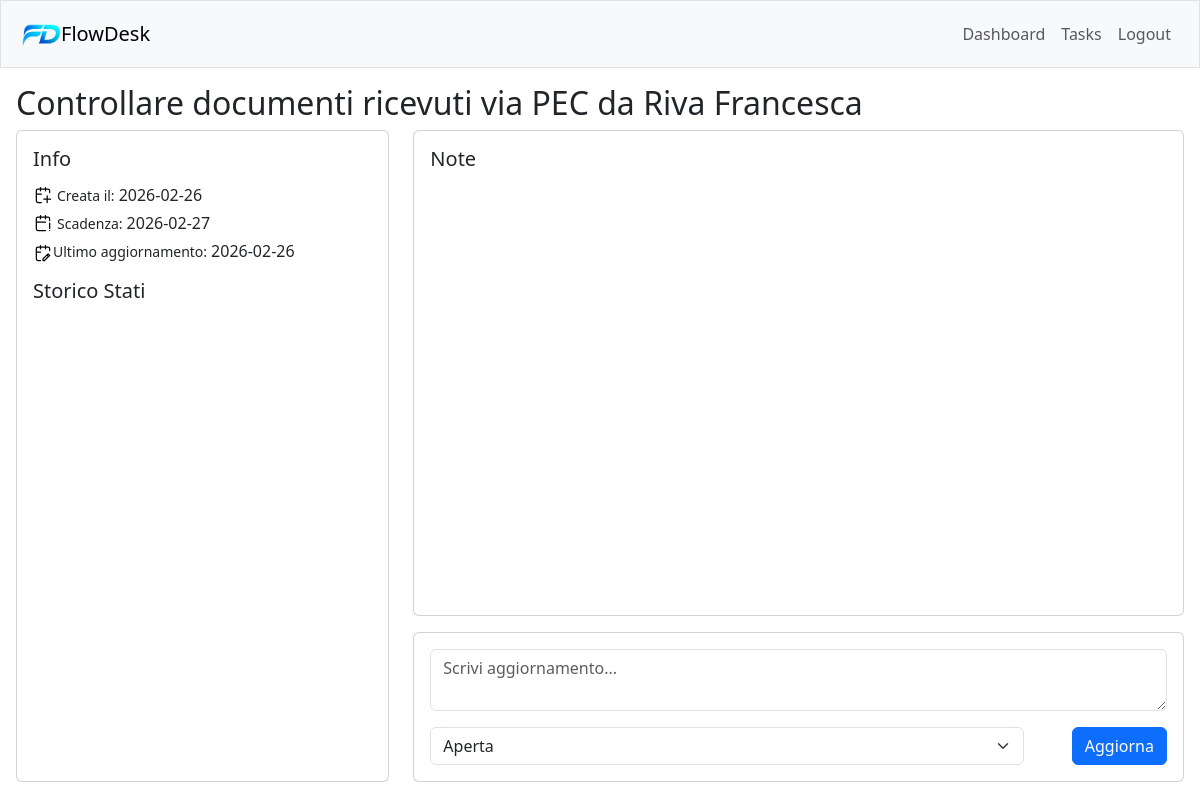
Before: /tasks/12 (signed in) with the older database file.
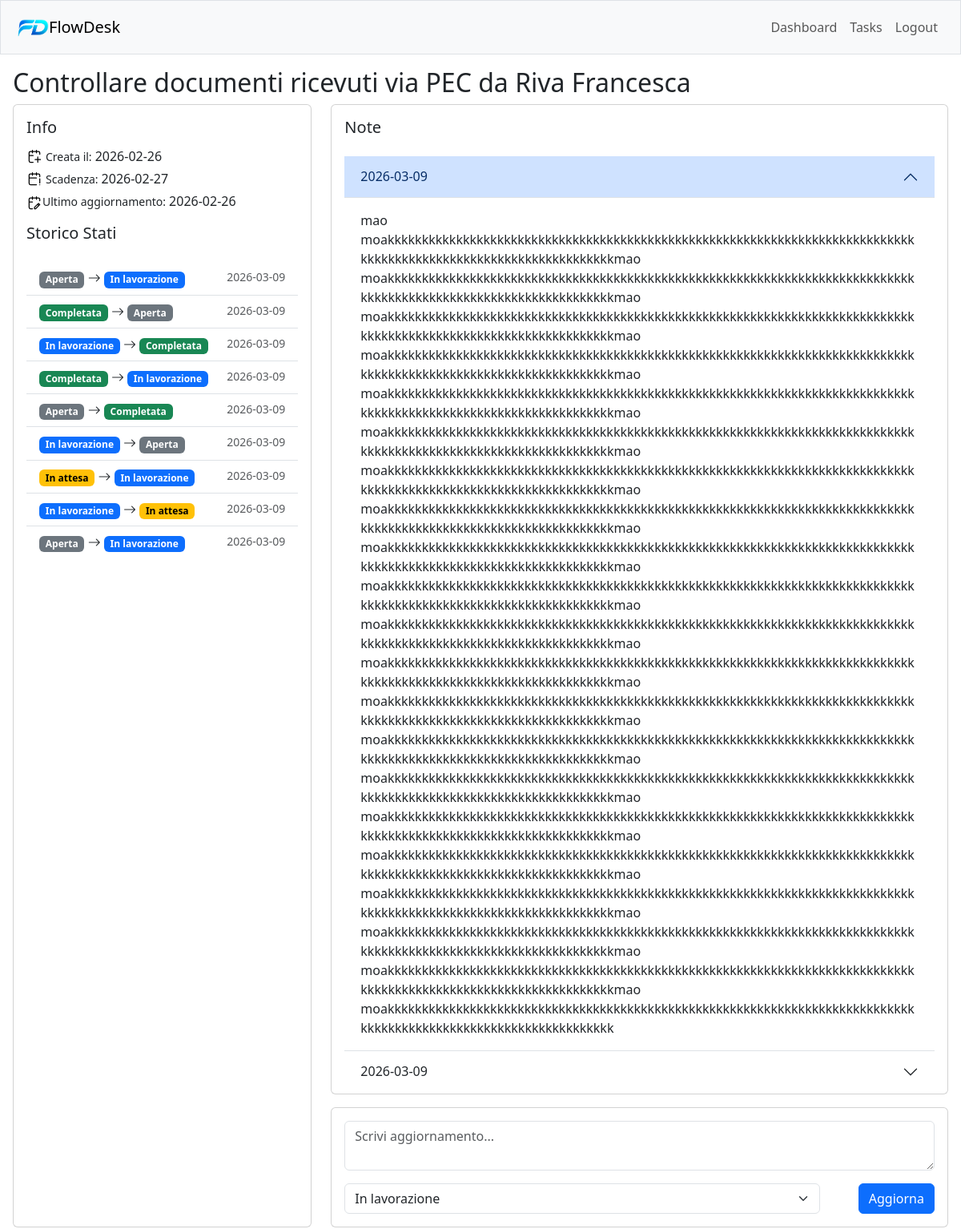
After: the same page with the newer database file.
### tables this page shows
CREATE TABLE tasks(
    id INTEGER PRIMARY KEY AUTOINCREMENT,
    user_id INTEGER NOT NULL,
    title TEXT NOT NULL,
    priority TEXT NOT NULL CHECK (priority in ('Bassa', 'Media', 'Alta')),
    status TEXT NOT NULL CHECK (status in ('Aperta', 'In lavorazione', 'In attesa', 'Completata')),
    created_at DATETIME DEFAULT CURRENT_TIMESTAMP,
    due_date DATE,
    updated_at DATETIME DEFAULT CURRENT_TIMESTAMP,
    FOREIGN KEY (user_id) REFERENCES users(id) ON DELETE CASCADE
);

CREATE TABLE status_history(
id INTEGER PRIMARY KEY AUTOINCREMENT,
task_id INTEGER NOT NULL,
from_status TEXT,
to_status TEXT NOT NULL CHECK (to_status in ('Aperta', 'In lavorazione', 'In attesa', 'Completata')),
changed_at DATETIME DEFAULT CURRENT_TIMESTAMP,
FOREIGN KEY (task_id) REFERENCES tasks(id) ON DELETE CASCADE
);

CREATE TABLE notes(
id INTEGER PRIMARY KEY AUTOINCREMENT,
task_id INTEGER NOT NULL,
created_at DATETIME DEFAULT CURRENT_TIMESTAMP,
content TEXT NOT NULL,
FOREIGN KEY (task_id) REFERENCES tasks(id) ON DELETE CASCADE
);

### app.py (the view)
@app.route('/tasks/<int:task_id>',methods=['GET', 'POST'])
@login_required
def task_detail(task_id):
    if request.method == 'POST':
        content = request.form.get('content')
        status = request.form.get('status')
        user_id = session['user_id']
        conn = get_db_connection()
        from_status = conn.execute('SELECT status FROM tasks WHERE id = ? AND user_id = ?', (task_id, user_id)).fetchone()['status']
        if not content and status == from_status:
            return redirect(f'/tasks/{task_id}')
        else:
            if content:
                conn.execute('INSERT INTO notes (task_id, content) VALUES (?, ?)', (task_id, content))
            if status and status != from_status:
                conn.execute('UPDATE tasks SET status = ? WHERE id = ? AND user_id = ?', (status, task_id, user_id))
                conn.execute('INSERT INTO status_history (task_id, from_status, to_status) VALUES (?, ?, ?)', (task_id, from_status, status))
            conn.commit()
            conn.close()
            return redirect(f'/tasks/{task_id}')
    else:
        user_id = session['user_id']
        conn = get_db_connection()
        task = conn.execute(' SELECT * FROM tasks WHERE id = ? AND user_id = ?',(task_id, user_id)).fetchone()
        notes = conn.execute('SELECT * FROM notes WHERE task_id = ? ORDER BY created_at DESC',(task_id,)).fetchall()
        status_history = conn.execute('SELECT * FROM status_history WHERE task_id = ? ORDER BY changed_at DESC',(task_id,)).fetchall()
        conn.close()
        return render_template('/task_detail.html', task=task, notes=notes, status_history=status_history, status_classes=STATUS_CLASSES,allowed = STATUS_ALLOWED_TRANSITIONS[task['status']])

### helpers.py (called while the page is built)
def login_required(f):
    @wraps(f)
    def decorated_function(*args, **kwargs):
        if session.get('user_id') is None:
            return redirect('/landing')
        return f(*args, **kwargs)
    return decorated_function

def get_db_connection():
    connection = sqlite3.connect('deskflow.db')
    connection.row_factory = sqlite3.Row
    return connection

### templates/task_detail.html (shortened to what this page needs)
{% extends "layout.html" %} {% block title %} Dettaglio Task {% endblock %}
{%block main %}
<div class="task-detail-page h-100 d-flex flex-column">
  <div class="flex-shrink-0">
    <h2>{{ task.title }}</h2>
  </div>
  <div class="row gy-3 flex-grow-1 h-100">
    <div class="col-md-4 d-flex gap-3 task-col-1">
      <div class="card flex-fill">
        <div
          class="card-body d-flex flex-column flex-sm-row flex-md-column gap-3"
        >
          <div class="flex-shrink-0 d-flex flex-column gap-1">
            <h5 class="card-title">Info</h5>
            <div class="d-flex align-items-center gap-1">
              <img
                src="/static/images/calendar-plus-svgrepo-com.svg"
                alt="added"
                width="20"
              /><small>Creata il:</small>
              <p class="card-text">{{ task.created_at[:10] }}</p>
            </div>
            <div class="d-flex align-items-center gap-1">
              <img
                src="/static/images/calendar-warning-svgrepo-com.svg"
                alt="added"
                width="20"
              /><small>Scadenza:</small>
              <p class="card-text">{{ task.due_date }}</p>
            </div>
            <div class="d-flex align-items-center gap-1 flex">
              <div>
                <img
                  src="/static/images/calendar-edit-svgrepo-com.svg"
                  alt="added"
                  width="20"
                /><small>Ultimo aggiornamento:</small>
              </div>
              <p class="card-text">{{ task.updated_at[:10] }}</p>
            </div>
          </div>
          <div class="flex-grow-1 d-flex flex-column gap-3">
            <h5>Storico Stati</h5>
            <div class="overflow-auto">
              <ul class="list-group list-group-flush">
                {% for row in status_history %} {% if row.from_status is none %}
                <li class="list-group-item d-flex justify-content-between">
                  <span class="badge {{ status_classes[row.to_status] }}"
                    >{{ row.to_status }}</span
                  >
                  <small class="text-muted"> {{ row.changed_at[:10] }}</small>
                </li>
                {% else %}
                <li class="list-group-item d-flex justify-content-between">
                  <div>
                    <span class="badge {{ status_classes[row.from_status] }}"
                      >{{ row.from_status }}</span
                    >
                    <i class="bi bi-arrow-right"></i>
                    <span class="badge {{ status_classes[row.to_status] }}"
                      >{{ row.to_status }}</span
                    >
                  </div>
                  <small class="text-muted"> {{ row.changed_at[:10] }}</small>
                </li>
                {% endif %} {% endfor %}
              </ul>
            </div>
          </div>
        </div>
      </div>
    </div>
    <div class="col-md-8 d-flex flex-column gap-3 task-col-2">
      <div class="card flex-grow-1">
        <div class="card-body d-flex flex-column gap-3">
          <h5 class="card-title">Note</h5>
          <div
            class="accordion accordion-flush overflow-auto"
            id="notesAccordion"
          >
            {% for note in notes %}
            <div class="accordion-item">
              <h2 class="accordion-header" id="heading-{{ note.id }}">
                <button
                  class="accordion-button {% if not loop.first %}collapsed{% endif %}"
                  type="button"
                  data-bs-toggle="collapse"
                  data-bs-target="#collapse-{{ note.id }}"
                  aria-expanded="{% if loop.first %}true{% else %}false{% endif %}"
                  aria-controls="collapse-{{ note.id }}"
                >
                  {{ note.created_at[:10] }}
                </button>
              </h2>
              <div
                id="collapse-{{ note.id }}"
                class="accordion-collapse collapse {% if loop.first %}show{% endif %}"
                aria-labelledby="heading-{{ note.id }}"
                data-bs-parent="#notesAccordion"
              >
                <div class="accordion-body">{{ note.content }}</div>
              </div>
            </div>
            {% endfor %}
          </div>
        </div>
      </div>
      <div class="card flex-shrink-0">
        <div class="card-body">
          <form
            class="d-flex flex-column gap-3 h-100"
            action="/tasks/{{task.id}}"
            method="post"
          >
            <div class="flex-fill">
              <textarea
                class="form-control h-100"
                name="content"
                placeholder="Scrivi aggiornamento..."
              ></textarea>
            </div>
            <div class="d-flex gap-5">
              <select name="status" class="form-select">
                <option value="{{task.status}}">{{task.status}}</option>
              </select>
              <button type="submit" class="btn btn-primary">Aggiorna</button>
            </div>
          </form>
        </div>
      </div>
    </div>
  </div>
</div>
{% endblock %}

### templates/layout.html (shortened to what this page needs)
<!doctype html>
<html lang="en">
  <head>
    <link
      href="https://cdn.jsdelivr.net/npm/bootstrap@5.3.3/dist/css/bootstrap.min.css"
      rel="stylesheet"
    />
    <link
      rel="stylesheet"
      href="https://cdn.datatables.net/2.3.7/css/dataTables.bootstrap5.min.css"
    />
    <link rel="stylesheet" href="/static/style.css" />
    <link
      rel="stylesheet"
      href="https://cdn.jsdelivr.net/npm/bootstrap-icons@1.13.1/font/bootstrap-icons.min.css"
    />
  </head>
  <body>
    <nav class="navbar navbar-expand-lg align-items-center bg-light border p-2">
      <div class="container-fluid">
        <a class="navbar-brand d-flex align-items-center" href="/">
          <img
            src="{{
            url_for('static', filename='images/logo.png')
        }}"
            alt="logo"
            width="40"
          />
          FlowDesk
        </a>
        {% if session.get('user_id') %}
        <div class="offcanvas offcanvas-start" tabindex="-1" id="offCanvas">
          <div class="offcanvas-body flex-grow-1 justify-content-end">
            <ul class="navbar-nav">
              <li class="nav-item">
                <a href="/index" class="nav-link">Dashboard</a>
              </li>
              <li class="nav-item">
                <a href="/tasks" class="nav-link">Tasks</a>
              </li>
              <li class="nav-item">
                <a href="/logout" class="nav-link">Logout</a>
              </li>
            </ul>
          </div>
        </div>
        {% endif %}
      </div>
    </nav>
    <main>
      <div class="container-fluid">{% block main %}{% endblock %}</div>
    </main>
  </body>
</html>

### static/style.css (style rules this page uses)
* { box-sizing: border-box; }
body { height: 100vh; }
main > .container-fluid { height: calc(100vh - 70px); padding: 1rem; }
.task-col-1 { max-height: 40vh; }
.task-col-2 { max-height: 60vh; }
@media (min-width: 768px) { .task-col-1, .task-col-2 { max-height: 100%; } }
.task-detail-page * { min-height: 0; }

Changed rows visible on the page:
changed tasks "Controllare documenti ricevuti via PEC da Riva Francesca": status "Aperta" → "In lavorazione"
added status_history: from_status "Aperta", to_status "In lavorazione", changed_at "2026-03-09"
added status_history: from_status "Completata", to_status "Aperta", changed_at "2026-03-09"
added status_history: from_status "In lavorazione", to_status "Completata", changed_at "2026-03-09"
added status_history: from_status "Completata", to_status "In lavorazione", changed_at "2026-03-09"
added status_history: from_status "Aperta", to_status "Completata", changed_at "2026-03-09"
added status_history: from_status "In lavorazione", to_status "Aperta", changed_at "2026-03-09"
added status_history: from_status "In attesa", to_status "In lavorazione", changed_at "2026-03-09"
added status_history: from_status "In lavorazione", to_status "In attesa", changed_at "2026-03-09"
added status_history: from_status "Aperta", to_status "In lavorazione", changed_at "2026-03-09"
added notes: created_at "2026-03-09", content "mao moakkkkkkkkkkkkkkkkkkkkkkkkkkkkkkkkkkkkkkkkkkkkkkkkkkkkkkkkkkkkkkkkkkkkkkkkkkkkkkkkkkkkkkkkkkkkkkkkkkkkkkkkkkkkkkkkkkmao moakkkkkkkkkkkkkkkkkkkkkkkkkkkkkkkkkkkkkkkkkkkkkkkkkkkkkkkkkkkkkkkkkkkkkkkkkkkkkkkkkkkkkkkkkkkkkkkkkkkkkkkkkkkkkkkkkkmao moakkkkkkkkkkkkkkkkkkkkkkkkkkkkkkkkkkkkkkkkkkkkkkkkkkkkkkkkkkkkkkkkkkkkkkkkkkkkkkkkkkkkkkkkkkkkkkkkkkkkkkkkkkkkkkkkkkmao moakkkkkkkkkkkkkkkkkkkkkkkkkkkkkkkkkkkkkkkkkkkkkkkkkkkkkkkkkkkkkkkkkkkkkkkkkkkkkkkkkkkkkkkkkkkkkkkkkkkkkkkkkkkkkkkkkkmao moakkkkkkkkkkkkkkkkkkkkkkkkkkkkkkkkkkkkkkkkkkkkkkkkkkkkkkkkkkkkkkkkkkkkkkkkkkkkkkkkkkkkkkkkkkkkkkkkkkkkkkkkkkkkkkkkkkmao…"
added notes: created_at "2026-03-09"
